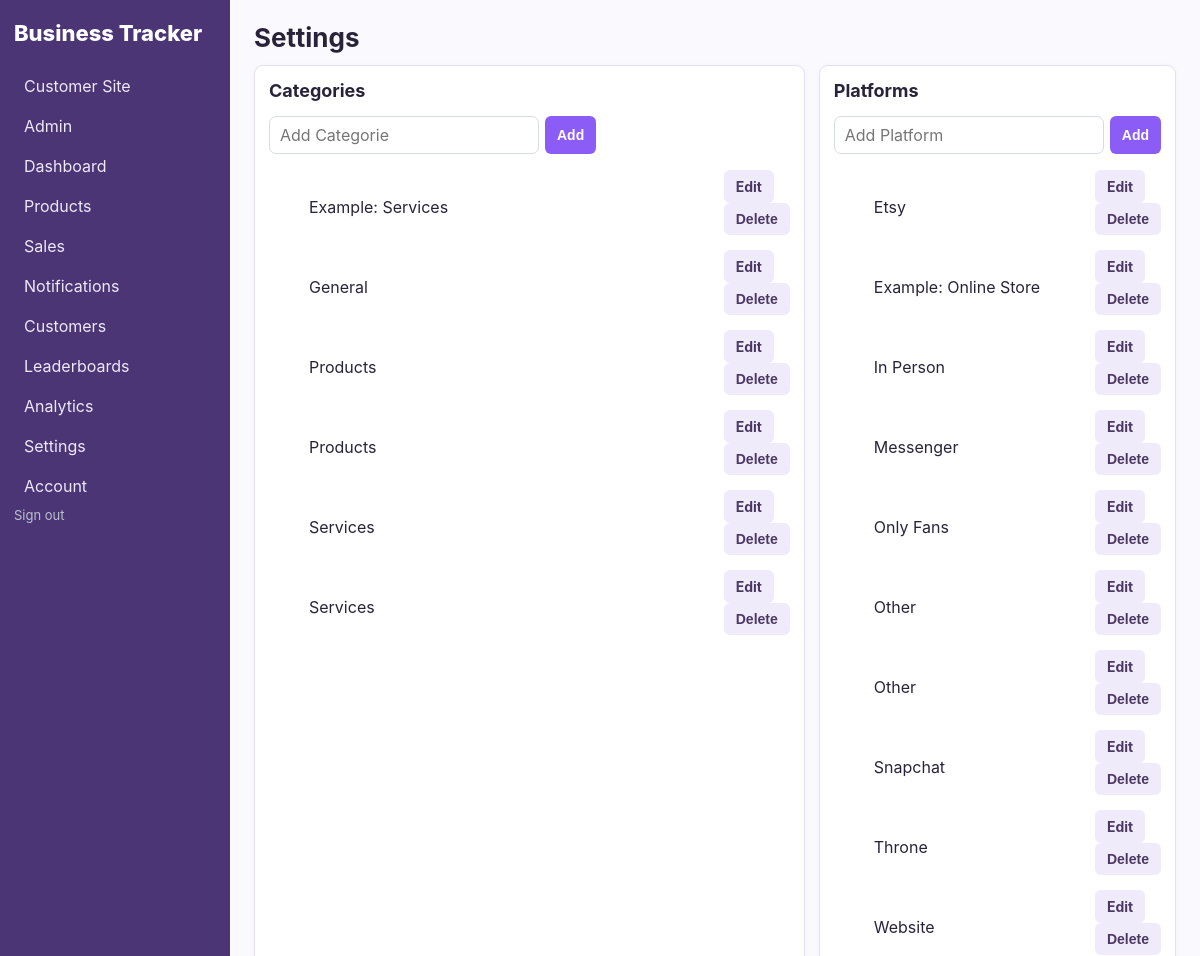
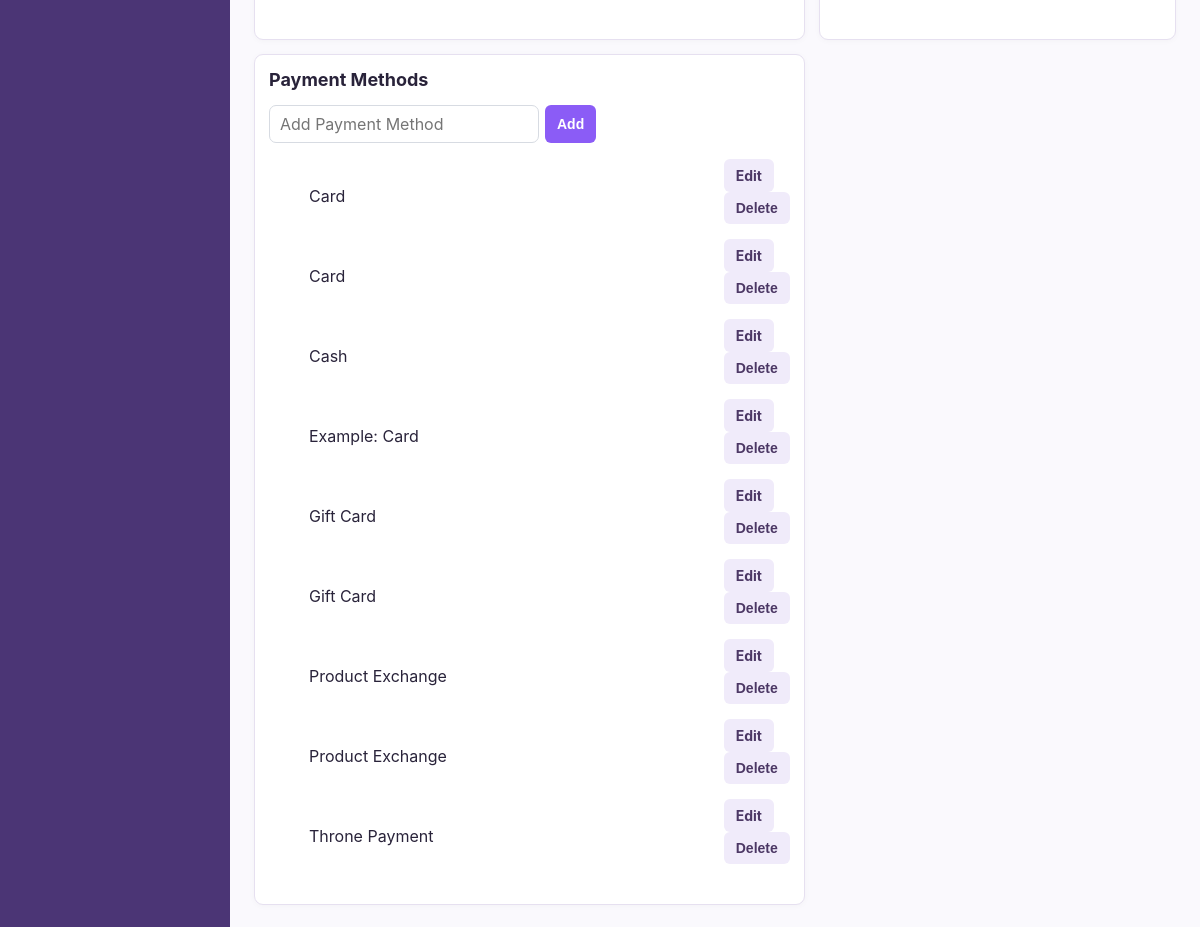
Screenshot of /settings (signed in) with the database file from the repository (2 pictures, top to bottom).
### models.py (models this page shows)
class Category(db.Model):
    id = db.Column(db.Integer, primary_key=True)
    owner_id = db.Column(db.Integer, db.ForeignKey('creator_account.id'), nullable=False)
    name = db.Column(db.String(120), nullable=False)
    description = db.Column(db.Text)
    version_id = db.Column(db.Integer, nullable=False, default=1)
    __table_args__ = (db.UniqueConstraint('owner_id', 'name', name='uq_category_owner_name'),)
    __mapper_args__ = {'version_id_col': version_id}
    products = db.relationship('Product', backref='category', lazy=True)

class Platform(db.Model):
    id = db.Column(db.Integer, primary_key=True)
    owner_id = db.Column(db.Integer, db.ForeignKey('creator_account.id'), nullable=False)
    name = db.Column(db.String(120), nullable=False)
    active = db.Column(db.Boolean, default=True)
    version_id = db.Column(db.Integer, nullable=False, default=1)
    __table_args__ = (db.UniqueConstraint('owner_id', 'name', name='uq_platform_owner_name'),)
    __mapper_args__ = {'version_id_col': version_id}

class PaymentMethod(db.Model):
    id = db.Column(db.Integer, primary_key=True)
    owner_id = db.Column(db.Integer, db.ForeignKey('creator_account.id'), nullable=False)
    name = db.Column(db.String(120), nullable=False)
    active = db.Column(db.Boolean, default=True)
    version_id = db.Column(db.Integer, nullable=False, default=1)
    __table_args__ = (db.UniqueConstraint('owner_id', 'name', name='uq_payment_method_owner_name'),)
    __mapper_args__ = {'version_id_col': version_id}

### app.py (the view)
@app.route('/settings', methods=['GET','POST'])
def settings():
    if request.method=='POST':
        model={'category':Category,'platform':Platform,'payment':PaymentMethod}[request.form['kind']]
        name=request.form['name'].strip()
        if name: db.session.add(model(owner_id=g.creator.id, name=name)); db.session.commit(); flash('Setting added.','success')
        return redirect(url_for('settings'))
    return render_template('settings/index.html', categories=Category.query.order_by(Category.name).all(), platforms=Platform.query.order_by(Platform.name).all(), payments=PaymentMethod.query.order_by(PaymentMethod.name).all())

### app.py (called while the page is built, shortened)
@event.listens_for(Session, 'do_orm_execute')
def scope_creator_queries(execute_state):
    if not execute_state.is_select or not execute_state.is_orm_statement or not has_request_context():
        return
    creator_id = getattr(g, 'creator_id', None)
    if getattr(g, 'is_admin', False):
        return
    if not creator_id or request.endpoint in PUBLIC_ENDPOINTS:
        return
    execute_state.statement = execute_state.statement.options(*(
        with_loader_criteria(model, lambda entity: entity.owner_id == creator_id, include_aliases=True)
        for model in TENANT_MODELS
    ))

@app.before_request
def require_creator():
    creator_id = session.get('creator_id')
    creator = db.session.get(CreatorAccount, creator_id) if creator_id else None
    if creator is None or not creator.is_approved:
        session.clear()
        return redirect(url_for('login', next=request.full_path))
    g.creator = creator
    g.creator_id = creator.id
    g.is_admin = creator.is_admin
    if request.endpoint and request.endpoint.startswith('admin_') and not creator.is_admin:
        abort(403)
    if not creator.is_admin and not creator.subscription_exempt and creator.stripe_subscription_status not in ACTIVE_SUBSCRIPTION_STATUSES:
        if request.endpoint not in BILLING_ACCESS_ENDPOINTS:
            return redirect(url_for('seller_billing'))

@app.context_processor
def helpers():
    creator = getattr(g, 'creator', None)
    unread_notifications = []
    if creator and creator.banner_notifications:
        unread_notifications = SellerNotification.query.filter_by(
            owner_id=creator.id, read_at=None
        ).order_by(SellerNotification.created_at.desc()).limit(3).all()
    return {
        'money': lambda x: f'${money(x):,.2f}',
        'current_creator': creator,
        'current_store_customer': getattr(g, 'store_customer', None),
        'unread_notifications': unread_notifications,
    }

### templates/settings/index.html
{% extends 'base.html' %}{% block title %}Settings{% endblock %}{% block heading %}Settings{% endblock %}{% block content %}<div class="grid">{% for kind,title,items in [('category','Categories',categories),('platform','Platforms',platforms),('payment','Payment Methods',payments)] %}<section class="panel"><h2>{{title}}</h2><form method="post" class="inline"><input type="hidden" name="kind" value="{{kind}}"><input name="name" required placeholder="Add {{title[:-1] if title.endswith('s') else title}}"><button class="button">Add</button></form><ul>{% for x in items %}<li class="setting-row"><span>{{x.name}}</span><span><a class="button secondary" href="{{url_for('setting_edit',kind=kind,id=x.id)}}">Edit</a><form class="inline" method="post" action="{{url_for('setting_delete',kind=kind,id=x.id)}}" onsubmit="return confirm('Delete {{x.name}}?')"><input type="hidden" name="version_id" value="{{x.version_id}}"><button class="button secondary danger">Delete</button></form></span></li>{% else %}<li>None configured.</li>{% endfor %}</ul></section>{% endfor %}</div>{% endblock %}

### static/css/app.css (style rules this page uses)
:root { font-family: Inter, system-ui, -apple-system, Segoe UI, sans-serif; color: #20242b; background: #f5f6f8; }
* { box-sizing: border-box; }
body { margin: 0; display: flex; min-height: 100vh; }
h2 { font-size: 18px; margin-top: 0; }
.cards > div, .panel { background: white; border: 1px solid #e2e5ea; border-radius: 9px; padding: 14px; box-shadow: 0 3px 14px #00000008; }
.grid { display: grid; grid-template-columns: 2fr 1fr; gap: 14px; }
.button { display: inline-block; border: 0; background: #2e5cff; color: #fff; padding: 8px 12px; border-radius: 6px; text-decoration: none; cursor: pointer; font-weight: 700; }
.secondary { background: #edf0f5; color: #303641; }
.danger { color: #c93535; }
.form input, .form select, .form textarea, .inline input { padding: 8px 10px; border: 1px solid #d7dbe2; border-radius: 7px; font: inherit; }
.inline { display: flex; gap: 6px; margin-bottom: 10px; }
.setting-row { display: flex; justify-content: space-between; align-items: center; gap: 10px; margin: 5px 0; }
.danger { color: #a33; }
.cards > div, .panel { box-shadow: 0 1px 6px #00000008; }
.button { font-size: 14px; }
.setting-row { margin: 5px 0; }
:root { --purple: #8b5cf6; --purple-dark: #6d3fd6; --purple-soft: #f1ebff; --border: #e6e0f0; }
body { background: #faf9fd; color: #29233a; }
.button { background: var(--purple); }
.secondary { background: #f0ebfa; color: #4c3865; }
.cards > div, .panel { border-color: var(--border); }

### rows the page displays
Category: name "Example: Services"
Category: name "General"
Category: name "Products"
Category: name "Products"
Category: name "Services"
Category: name "Services"
Platform: name "Etsy"
Platform: name "Example: Online Store"
Platform: name "In Person"
Platform: name "Messenger"
Platform: name "Only Fans"
Platform: name "Other"
Platform: name "Other"
Platform: name "Snapchat"
Platform: name "Throne"
Platform: name "Website"
PaymentMethod: name "Card"
PaymentMethod: name "Card"
PaymentMethod: name "Cash"
PaymentMethod: name "Example: Card"
PaymentMethod: name "Gift Card"
PaymentMethod: name "Gift Card"
PaymentMethod: name "Product Exchange"
PaymentMethod: name "Product Exchange"
PaymentMethod: name "Throne Payment"

### other values shown
{{ title }} "Categories" "Platforms" "Payment Methods"
